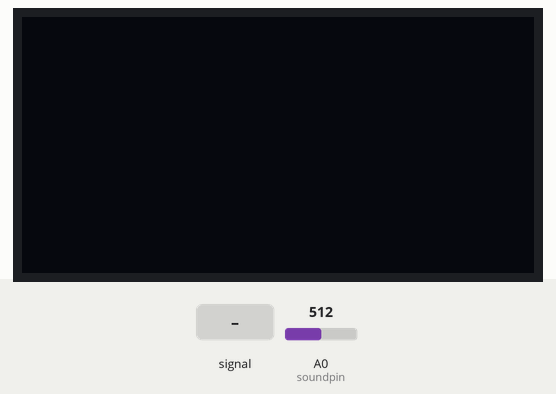
The sketch below on a simulated Arduino Uno, built with avr-gcc and run on an emulated ATmega328P. On the bench: 128×64 one-colour display. The inputs (shaded band) are chosen by the test bench; at power-on: A0 (soundpin) = 512. What the sketch prints to the serial monitor is not drawn.

Above: at 1.2 s.
1.3 s: A0 (soundpin) fed a 200 Hz sine of ±460 counts around its level
At 2.8 s:
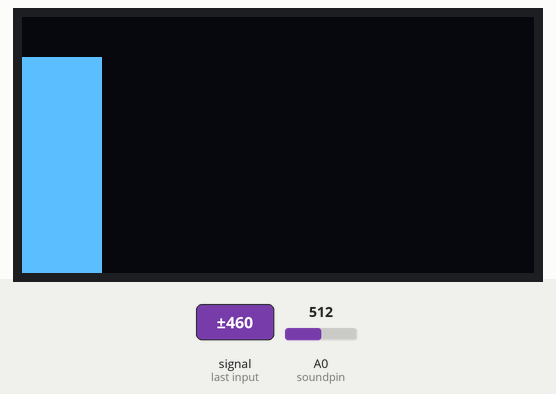
3.1 s: A0 (soundpin) set to 716
At 4.1 s:
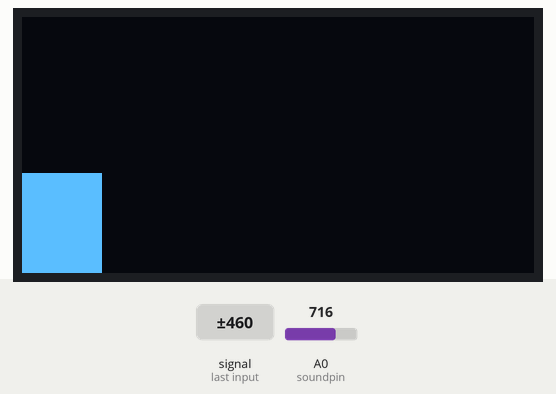
4.9 s: A0 (soundpin) fed a 1000 Hz sine of ±255 counts around its level
At 5.11 s:
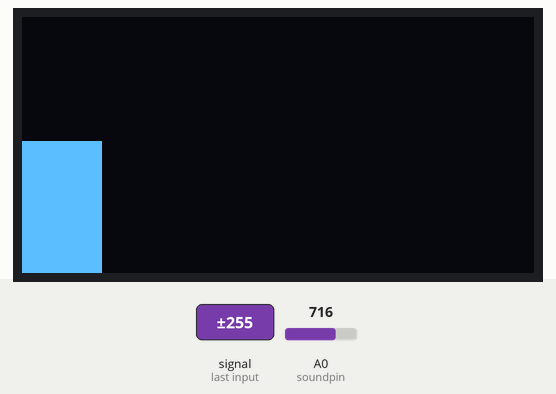
6.7 s: A0 (soundpin) set to 900
At 7.7 s:
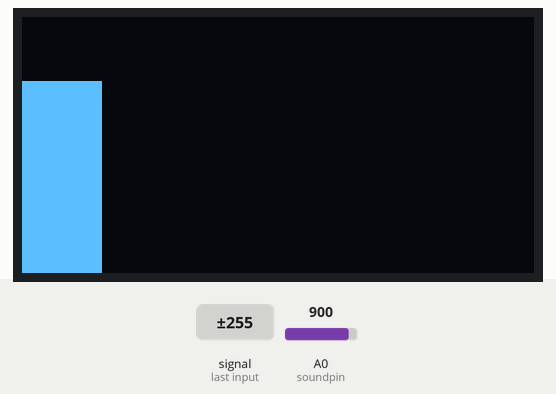
8.3 s: A0 (soundpin) set to 1023
At 9.0 s:
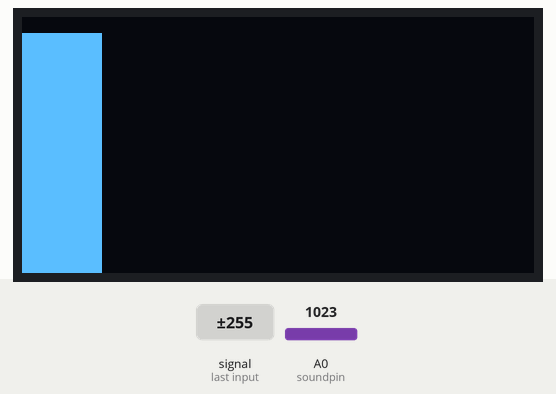
Timing chart, 0 to 11.0 s (numbered marks = the images above; inputs shaded):
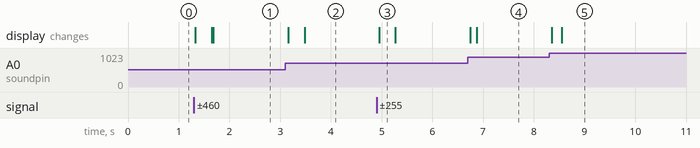

Measured:
- after the input at 1.3 s, the display: first changes at once (image 1 shows a later state)
- after the input at 3.1 s, the display: first changes after 0.06 s (image 2 shows a later state)
- after the input at 4.9 s, the display: changes after 0.05 s (image 3)
- after the input at 6.7 s, the display: first changes after 0.05 s (image 4 shows a later state)
- after the input at 8.3 s, the display: first changes after 0.05 s (image 5 shows a later state)

The sketch:

AUDIO_VISUALISER.ino
```cpp
#include <Wire.h>
#include <Adafruit_GFX.h>
#include <Adafruit_SSD1306.h>

#define SCREEN_WIDTH 128
#define SCREEN_HEIGHT 64
#define OLED_RESET -1

Adafruit_SSD1306 display(SCREEN_WIDTH, SCREEN_HEIGHT, &Wire, OLED_RESET);

int soundpin = A0;
int level = 0;
int smoothedLevel = 0;

void setup() {
  display.begin(SSD1306_SWITCHCAPVCC, 0x3C);
  display.clearDisplay();
  display.display();
  Serial.begin(9600);
}

void loop() {
  int peak = 0;

  // Sample audio
  for (int i = 0; i < 50; i++) {
    int s = analogRead(soundpin);
    int v = abs(s - 512);
    if (v > peak) peak = v;
  }
  Serial.println(analogRead(soundpin));
  // Map peak to screen height
  level = map(peak, 0, 512, 0, SCREEN_HEIGHT);

  // Simple smoothing
  smoothedLevel = (smoothedLevel * 3 + level) / 4;

  display.clearDisplay();

  display.fillRect(
    0,
    SCREEN_HEIGHT - smoothedLevel,
    20,
    smoothedLevel,
    SSD1306_WHITE
  );

  display.display();
}
```
